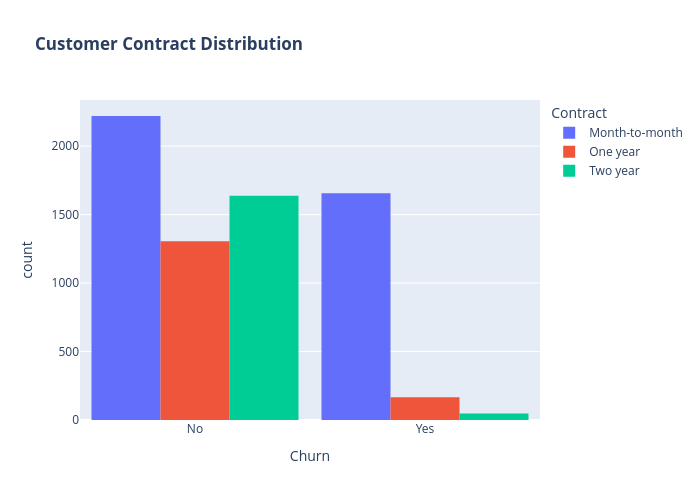

Notebook code for this chart:
### Code cell
#Customer Contract Distribution
fig = px.histogram(df, x="Churn", color="Contract", barmode="group", title="<b>Customer Contract Distribution<b>")
fig.update_layout(width=700, height=500, bargap=0.1)
fig.show()

### Figure 1 — Plotly figure (JSON) as saved in the notebook; plotly's stock layout.template omitted (floating-point values rounded to 4 significant figures; data arrays with more than 128 entries replaced by an {"elided": "..."} marker saying what was removed)
{"data": [{"alignmentgroup": "True", "bingroup": "x", "hovertemplate": "Contract=Month-to-month<br>Churn=%{x}<br>count=%{y}<extra></extra>", "legendgroup": "Month-to-month", "marker": {"color": "#636efa", "pattern": {"shape": ""}}, "name": "Month-to-month", "offsetgroup": "Month-to-month", "orientation": "v", "showlegend": true, "type": "histogram", "x": {"elided": "3875 str values"}, "xaxis": "x", "yaxis": "y"}, {"alignmentgroup": "True", "bingroup": "x", "hovertemplate": "Contract=One year<br>Churn=%{x}<br>count=%{y}<extra></extra>", "legendgroup": "One year", "marker": {"color": "#EF553B", "pattern": {"shape": ""}}, "name": "One year", "offsetgroup": "One year", "orientation": "v", "showlegend": true, "type": "histogram", "x": {"elided": "1472 str values"}, "xaxis": "x", "yaxis": "y"}, {"alignmentgroup": "True", "bingroup": "x", "hovertemplate": "Contract=Two year<br>Churn=%{x}<br>count=%{y}<extra></extra>", "legendgroup": "Two year", "marker": {"color": "#00cc96", "pattern": {"shape": ""}}, "name": "Two year", "offsetgroup": "Two year", "orientation": "v", "showlegend": true, "type": "histogram", "x": {"elided": "1685 str values"}, "xaxis": "x", "yaxis": "y"}], "layout": {"bargap": 0.1, "barmode": "group", "height": 500, "legend": {"title": {"text": "Contract"}, "tracegroupgap": 0}, "title": {"text": "<b>Customer Contract Distribution<b>"}, "width": 700, "xaxis": {"anchor": "y", "domain": [0, 1], "title": {"text": "Churn"}}, "yaxis": {"anchor": "x", "domain": [0, 1], "title": {"text": "count"}}}}
